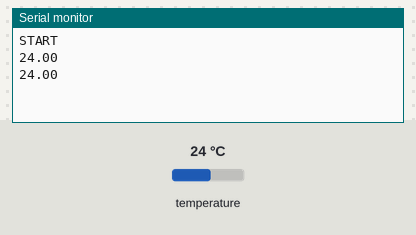
This sketch was run on a simulated Arduino Uno, built with avr-gcc and run on an emulated ATmega328P. On the bench: the last lines printed to the serial monitor. The test bench sets the inputs (shaded band); at power-on: temperature 24 °C.

Above: at 2.9 s.
3.0 s: temperature set to 12 °C
At 4.0 s:
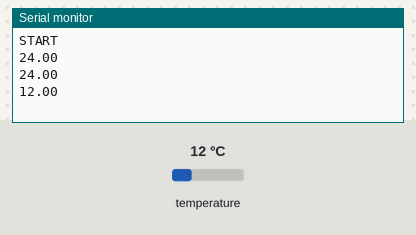
4.9 s: temperature set to 19 °C
At 6.1 s:
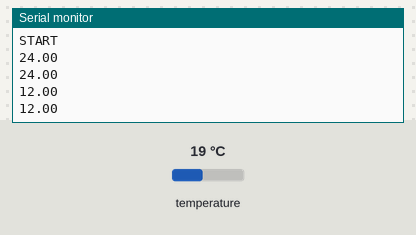
Timing chart, 0 to 7.9 s (numbered marks = the images above; inputs shaded):
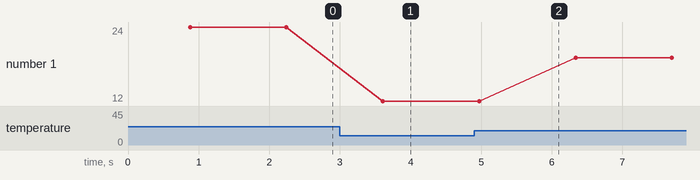

The sketch:

ds18b20.ino
```cpp
// ESP8266 DS18B20 ArduinoIDE Thingspeak IoT Example code
// http://vaasa.hacklab.fi
//
// https://github.com/milesburton/Arduino-Temperature-Control-Library
// https://gist.github.com/jeje/57091acf138a92c4176a


#include <OneWire.h>
#include <DallasTemperature.h>

#define ONE_WIRE_BUS 5


OneWire oneWire(ONE_WIRE_BUS);
DallasTemperature DS18B20(&oneWire);


char temperatureString[6];

void setup(void){
  Serial.begin(115200);
  Serial.println("START");


  DS18B20.begin();


}

float getTemperature() {
  float temp;
  do {
    DS18B20.requestTemperatures();
    temp = DS18B20.getTempCByIndex(0);
    delay(100);
  } while (temp == 85.0 || temp == (-127.0));
  return temp;
}


void loop() {

  float temperature = getTemperature();

  dtostrf(temperature, 2, 2, temperatureString);
  // send temperature to the serial console
  Serial.println(temperatureString);

  /*WiFiClient client;
  const int httpPort = 80;
  if (!client.connect(host, httpPort)) {
    Serial.println("connection failed");
    return;
  }*/

  /*client.print(String("GET ") + path + temperatureString + " HTTP/1.1\r\n" +
               "Host: " + host + "\r\n" +
               "Connection: keep-alive\r\n\r\n");*/
  delay(500);

}
```

Measured:
- after the input at 3.0 s, the serial monitor: prints a new line after 0.61 s (image 1)
- plotted number 1: 24 → 12 after the input at 3.0 s, 12 → 19 after the input at 4.9 s
